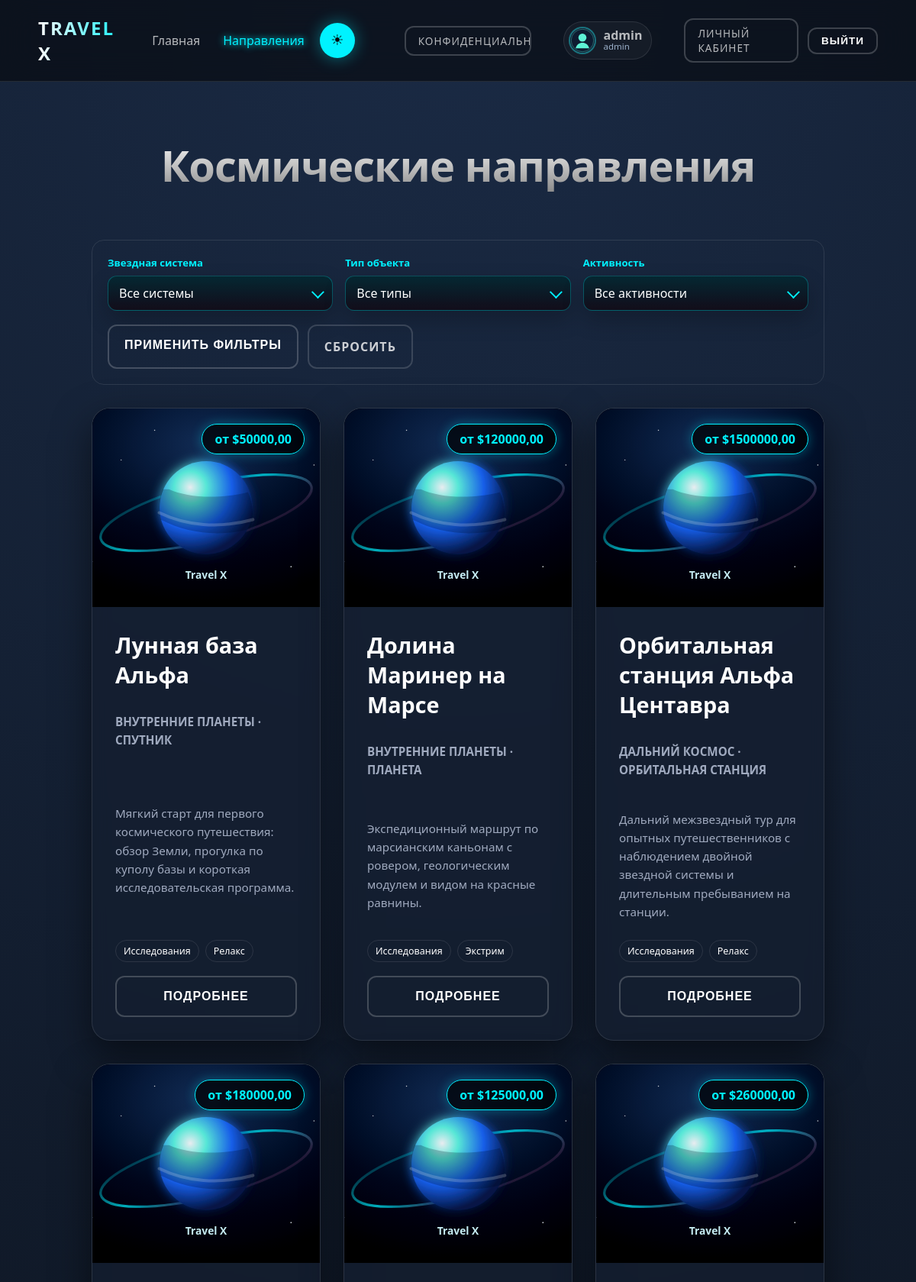
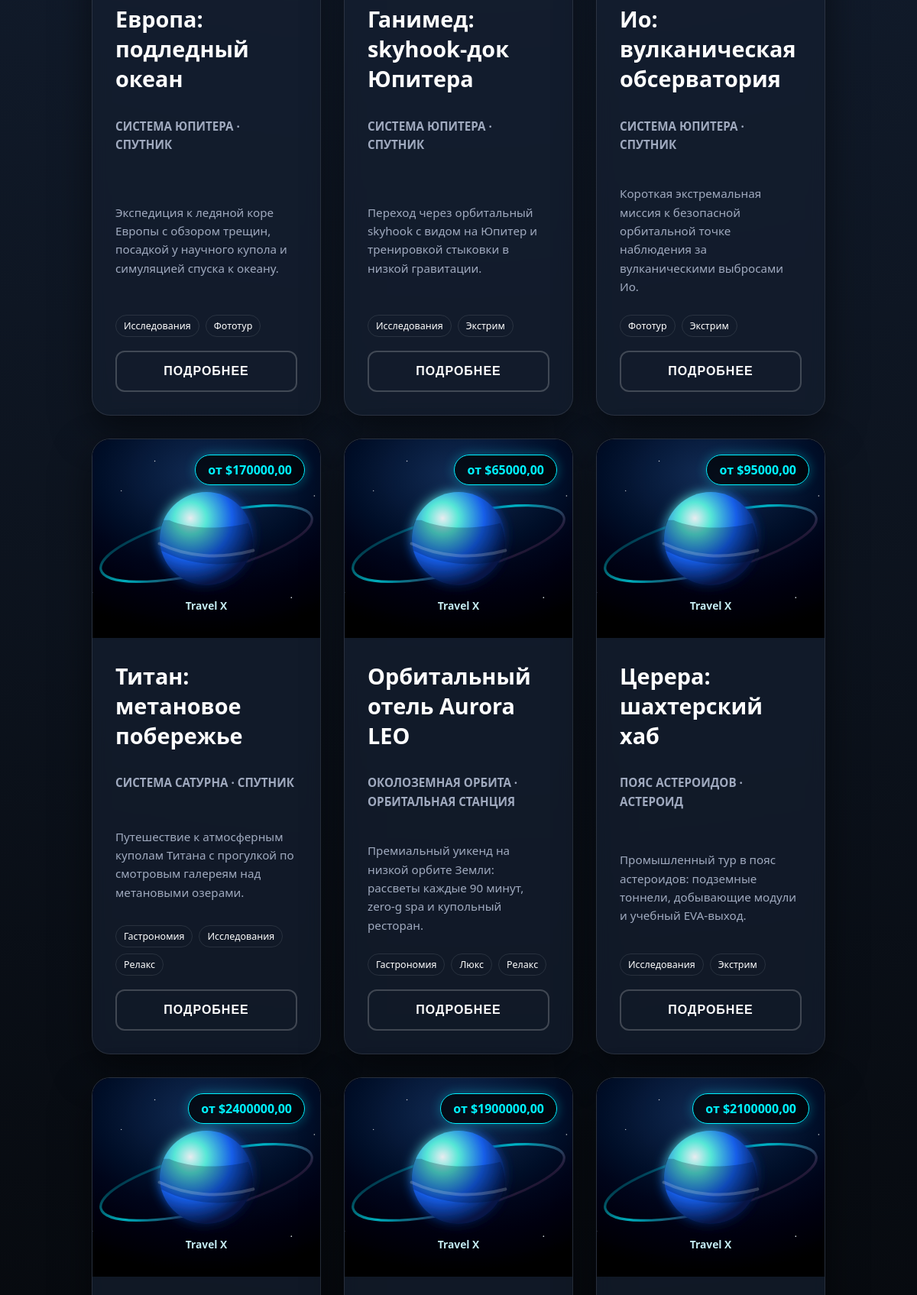
/destinations/ (signed in, upper part), run on the app's committed database (2 pictures, top to bottom).
### accounts/models.py (models this page shows, shortened)
class Destination(models.Model):
    class ObjectType(models.TextChoices):
        PLANET = "planet", "Планета"
        SATELLITE = "satellite", "Спутник"
        ORBITAL_STATION = "orbital_station", "Орбитальная станция"
        ASTEROID = "asteroid", "Астероид"
    title = models.CharField(max_length=160, verbose_name="Название")
    description = models.TextField(verbose_name="Описание")
    image = models.ImageField(upload_to="destinations/", verbose_name="Фото")
    object_type = models.CharField(
        max_length=32,
        choices=ObjectType.choices,
        verbose_name="Тип объекта",
    )
    system = models.ForeignKey(
        StarSystem,
        on_delete=models.PROTECT,
        related_name="destinations",
        verbose_name="Звездная система",
    )
    tags = models.ManyToManyField(
        ActivityTag,
        related_name="destinations",
        blank=True,
        verbose_name="Типы активности",
    )
    class Meta:
        ordering = ("title",)
        verbose_name = "Направление"
        verbose_name_plural = "Направления"

class TourPackage(models.Model):
    class ClassType(models.TextChoices):
        ECONOMY = "economy", "Economy"
        EXPLORER = "explorer", "Explorer"
        FIRST_CLASS = "first_class", "First Class"
    destination = models.ForeignKey(
        Destination,
        on_delete=models.CASCADE,
        related_name="packages",
        verbose_name="Направление",
    )
    class_type = models.CharField(
        max_length=24,
        choices=ClassType.choices,
        verbose_name="Класс обслуживания",
    )
    price = models.DecimalField(
        max_digits=12,
        decimal_places=2,
        verbose_name="Цена",
    )
    features = models.TextField(verbose_name="Преимущества тарифа")
    class Meta:
        ordering = ("price",)
        verbose_name = "Пакет обслуживания"
        verbose_name_plural = "Пакеты обслуживания"

class StarSystem(models.Model):
    name = models.CharField(max_length=120, unique=True, verbose_name="Название")
    class Meta:
        ordering = ("name",)
        verbose_name = "Звездная система"
        verbose_name_plural = "Звездные системы"

class ActivityTag(models.Model):
    name = models.CharField(max_length=80, unique=True, verbose_name="Название")
    class Meta:
        ordering = ("name",)
        verbose_name = "Тип активности"
        verbose_name_plural = "Типы активности"

### accounts/views.py (the view, shortened to what this page needs)
# urls.py: path("destinations/", views.destinations_view, name="destinations"),
def destinations_view(request):
    destinations = (
        Destination.objects.annotate(avg_rating=Avg("reviews__rating"))
        .prefetch_related(
            "packages",
            "tags",
            "flight_schedules",
            "reviews__user",
        )
        .select_related("system")
        .all()
    )
    selected_filters = {
        "system": request.GET.get("system", ""),
        "tag": request.GET.get("tag", ""),
        "object_type": request.GET.get("object_type", ""),
    }
    if selected_filters["tag"]:
        destinations = destinations.filter(tags__id=selected_filters["tag"])
    if selected_filters["object_type"]:
        destinations = destinations.filter(object_type=selected_filters["object_type"])
    flown_destination_ids = set()
    if request.user.is_authenticated:
        flown_destination_ids = set(
            Ticket.objects.filter(user=request.user)
            .values_list("flight_schedule__destination_id", flat=True)
            .distinct()
        )
    for destination in destinations:
        rounded_rating = round(destination.avg_rating or 0)
        destination.rating_stars = "★" * rounded_rating + "☆" * (5 - rounded_rating)
        destination.user_can_review = destination.id in flown_destination_ids
        destination.has_available_seats = any(
            schedule.available_seats > 0 for schedule in destination.flight_schedules.all()
        )
    context = {
        "destinations": destinations,
        "systems": StarSystem.objects.all(),
        "tags": ActivityTag.objects.all(),
        "object_types": Destination.ObjectType.choices,
        "selected_filters": selected_filters,
        "quiz_questions": QUIZ_QUESTIONS,
    }
    return render(request, "accounts/destinations.html", context)

### accounts/context_processors.py (called while the page is built)
def nav_profile(request):
    if not request.user.is_authenticated:
        return {"nav_profile": None}
    profile, _ = UserProfile.objects.get_or_create(user=request.user)
    avatar_url = profile.profile_image.url if profile.profile_image else static("images/default-avatar.svg")
    return {
        "nav_profile": {
            "username": request.user.username,
            "avatar_url": avatar_url,
            "is_staff": request.user.is_staff,
        }
    }

### templates/accounts/destinations.html (shortened to what this page needs)
{% extends "public_base.html" %}
{% load static %}
{% block content %}
<div class="container">
    <h1 class="section-title">Космические направления</h1>
    <form class="filters-form" method="GET" action="{% url 'destinations' %}">
        <div class="filters-grid">
            <label>
                <span>Звездная система</span>
            </label>
            <label>
                <span>Тип объекта</span>
            </label>
            <label>
                <span>Активность</span>
            </label>
        </div>
        <div class="filters-actions">
            <button type="submit" class="book-btn">Применить фильтры</button>
            <a class="book-btn reset-filter-btn" href="{% url 'destinations' %}">Сбросить</a>
        </div>
    </form>
    <div class="cards-grid">
        {% for dest in destinations %}
            <div class="tour-card" id="destination-{{ dest.id }}">
                <div class="card-image">
                    {% if dest.image %}
                        <img src="{{ dest.image.url }}" alt="{{ dest.title }}" onerror="this.onerror=null; this.src='{% static 'images/destination-placeholder.svg' %}';">
                    {% else %}
                        <img src="{% static 'images/destination-placeholder.svg' %}" alt="{{ dest.title }}">
                    {% endif %}
                    {% with first_package=dest.packages.all|first %}
                        {% if first_package %}
                            <span class="price-tag">от ${{ first_package.price }}</span>
                        {% endif %}
                    {% endwith %}
                </div>
                <div class="card-content">
                    <h2>{{ dest.title }}</h2>
                    <p class="destination-meta">{{ dest.system.name }} · {{ dest.get_object_type_display }}</p>
                    <p>{{ dest.description|truncatewords:28 }}</p>
                    {% if dest.tags.all %}
                        <div class="destination-tags" aria-label="Типы активности">
                            {% for tag in dest.tags.all %}
                                <span>{{ tag.name }}</span>
                            {% endfor %}
                        </div>
                    {% endif %}
                    <button
                        type="button"
                        class="book-btn details-toggle"
                        data-destination-toggle
                        aria-expanded="false"
                    >
                        Подробнее
                    </button>
                </div>
            </div>
        {% empty %}
            <p class="empty-state">Направления скоро появятся.</p>
        {% endfor %}
    </div>
</div>
{% endblock %}

### templates/includes/nav_user.html
{% if nav_profile %}
    <a href="{% url 'dashboard' %}" class="nav-user-pill" aria-label="Профиль пользователя">
        <img src="{{ nav_profile.avatar_url }}" alt="Аватар {{ nav_profile.username }}" class="nav-avatar">
        <span class="nav-user-text">
            <strong>{{ nav_profile.username }}</strong>
            <small>{% if nav_profile.is_staff %}admin{% else %}пользователь{% endif %}</small>
        </span>
    </a>
{% endif %}

### static/css/public_site.css (style rules this page uses)
:root { --primary: #05070a; --card-bg: rgba(20, 30, 48, 0.7); --accent: #00f2ff; --cta: #ff2a6d; --text: #ffffff; --glass-border: rgba(255, 255, 255, 0.1); }
* { cursor: default; box-sizing: border-box; }
body { margin: 0; font-family: 'Segoe UI', sans-serif; background-color: var(--primary); background-image: radial-gradient(circle at 50% 0%, #1a2a44 0%, var(--primary) 80%); background-attachment: fixed; color: var(--text); overflow-x: hidden; }
a { text-decoration: none; color: inherit; }
a, button, .logo, .book-btn, .confirm-btn, .close-btn, i { cursor: pointer !important; }
.nav-links a { margin-left: 30px; font-size: 16px; font-weight: 500; color: rgba(255, 255, 255, 0.7); transition: 0.3s; }
.container { padding: 140px 10% 80px; max-width: 1200px; margin: 0 auto; }
.section-title { text-align: center; font-size: 3.5rem; margin-bottom: 60px; font-weight: 800; letter-spacing: -1px; background: linear-gradient(180deg, #fff, #888); -webkit-background-clip: text; background-clip: text; -webkit-text-fill-color: transparent; }
.cards-grid { display: grid; grid-template-columns: repeat(auto-fit, minmax(280px, 1fr)); gap: 30px; }
.filters-form { border: 1px solid var(--glass-border); border-radius: 16px; margin: 0 0 30px; padding: 20px; }
.filters-grid { display: grid; gap: 16px; grid-template-columns: repeat(auto-fit, minmax(180px, 1fr)); }
.filters-grid label { display: grid; gap: 8px; }
.filters-grid span { color: var(--accent); font-size: 0.82rem; font-weight: 700; }
.filters-actions { display: flex; gap: 12px; margin-top: 18px; }
.filters-actions .book-btn { display: inline-flex; justify-content: center; text-decoration: none; width: auto; }
.reset-filter-btn { opacity: 0.78; }
.tour-card { background: var(--card-bg); border-radius: 24px; overflow: hidden; box-shadow: 0 20px 50px rgba(0, 0, 0, 0.5); border: 1px solid var(--glass-border); backdrop-filter: blur(10px); transition: transform 0.4s cubic-bezier(0.175, 0.885, 0.32, 1.275); display: flex; flex-direction: column; height: 100%; }
.card-image { height: 260px; position: relative; overflow: hidden; background: #000; }
.card-image img { width: 100%; height: 100%; object-fit: cover; object-position: center; transition: transform 0.6s ease, filter 0.6s ease; filter: brightness(0.9) contrast(1.1) saturate(1.1); }
.price-tag { position: absolute; top: 20px; right: 20px; background: rgba(0, 0, 0, 0.7); color: var(--accent); padding: 8px 16px; border-radius: 30px; font-weight: bold; border: 1px solid var(--accent); backdrop-filter: blur(5px); z-index: 2; box-shadow: 0 0 15px rgba(0, 242, 255, 0.3); }
.card-content { padding: 30px; display: flex; flex-direction: column; flex-grow: 1; }
.card-content h2 { margin: 0 0 15px 0; color: var(--text); font-size: 1.8rem; }
.card-content p { color: #a0aabf; line-height: 1.6; margin-bottom: 25px; flex-grow: 1; font-size: 0.95rem; }
.destination-meta { color: var(--accent); font-size: 0.82rem; font-weight: 700; letter-spacing: 0; margin-bottom: 12px; text-transform: uppercase; flex-grow: 0; }
.destination-tags { display: flex; flex-wrap: wrap; gap: 8px; margin-bottom: 18px; }
.destination-tags span { border: 1px solid var(--glass-border); border-radius: 999px; color: var(--text); font-size: 0.78rem; padding: 5px 10px; }
.details-toggle { margin-top: auto; }
.book-btn { width: 100%; background: transparent; border: 2px solid rgba(255, 255, 255, 0.2); color: var(--text); padding: 16px 20px; border-radius: 12px; font-size: 1rem; font-weight: 700; text-transform: uppercase; letter-spacing: 1px; transition: all 0.4s ease; position: relative; overflow: hidden; z-index: 1; }
.book-btn::before { content: ''; position: absolute; top: 0; left: -100%; width: 100%; height: 100%; background: linear-gradient(90deg, transparent, rgba(255, 255, 255, 0.2), transparent); transition: 0.5s; pointer-events: none; z-index: 2; }
.nav-user-pill { display: inline-flex; align-items: center; gap: 10px; padding: 6px 12px 6px 6px; border-radius: 999px; border: 1px solid var(--glass-border); background: rgba(255, 255, 255, 0.04); }
.nav-avatar { width: 36px; height: 36px; border-radius: 50%; object-fit: cover; border: 2px solid rgba(0, 242, 255, 0.35); background: rgba(255, 255, 255, 0.08); }
.nav-user-text { display: flex; flex-direction: column; line-height: 1.1; }
.nav-user-text small { color: #9bb0ca; font-size: 0.72rem; }

### data on the page
Destination: packages.price "50000,00", title "Лунная база Альфа", system.name "ВНУТРЕННИЕ ПЛАНЕТЫ", object_type "СПУТНИК", description "Мягкий старт для первого космического путешествия: обзор Земли, прогулка по куполу базы и короткая исследовательская программа."
ActivityTag: name "Исследования"
ActivityTag: name "Релакс"
Destination: packages.price "120000,00", title "Долина Маринер на Марсе", system.name "ВНУТРЕННИЕ ПЛАНЕТЫ", object_type "ПЛАНЕТА", description "Экспедиционный маршрут по марсианским каньонам с ровером, геологическим модулем и видом на красные равнины."
ActivityTag: name "Экстрим"
Destination: packages.price "1500000,00", title "Орбитальная станция Альфа Центавра", system.name "ДАЛЬНИЙ КОСМОС", object_type "ОРБИТАЛЬНАЯ СТАНЦИЯ", description "Дальний межзвездный тур для опытных путешественников с наблюдением двойной звездной системы и длительным пребыванием на станции."
Destination: packages.price "180000,00", title "Европа: подледный океан", system.name "СИСТЕМА ЮПИТЕРА", object_type "СПУТНИК", description "Экспедиция к ледяной коре Европы с обзором трещин, посадкой у научного купола и симуляцией спуска к океану."
ActivityTag: name "Фототур"
Destination: packages.price "125000,00", title "Ганимед: skyhook-док Юпитера", system.name "СИСТЕМА ЮПИТЕРА", object_type "СПУТНИК", description "Переход через орбитальный skyhook с видом на Юпитер и тренировкой стыковки в низкой гравитации."
Destination: packages.price "260000,00", title "Ио: вулканическая обсерватория", system.name "СИСТЕМА ЮПИТЕРА", object_type "СПУТНИК", description "Короткая экстремальная миссия к безопасной орбитальной точке наблюдения за вулканическими выбросами Ио."
Destination: packages.price "170000,00", title "Титан: метановое побережье", system.name "СИСТЕМА САТУРНА", object_type "СПУТНИК", description "Путешествие к атмосферным куполам Титана с прогулкой по смотровым галереям над метановыми озерами."
ActivityTag: name "Гастрономия"
Destination: packages.price "65000,00", title "Орбитальный отель Aurora LEO", system.name "ОКОЛОЗЕМНАЯ ОРБИТА", object_type "ОРБИТАЛЬНАЯ СТАНЦИЯ", description "Премиальный уикенд на низкой орбите Земли: рассветы каждые 90 минут, zero-g spa и купольный ресторан."
ActivityTag: name "Люкс"
Destination: packages.price "95000,00", title "Церера: шахтерский хаб", system.name "ПОЯС АСТЕРОИДОВ", object_type "АСТЕРОИД", description "Промышленный тур в пояс астероидов: подземные тоннели, добывающие модули и учебный EVA-выход."
Destination: packages.price "2400000,00"
Destination: packages.price "1900000,00"
Destination: packages.price "2100000,00"

### other printed values
{{ nav_profile.username }} "admin"
